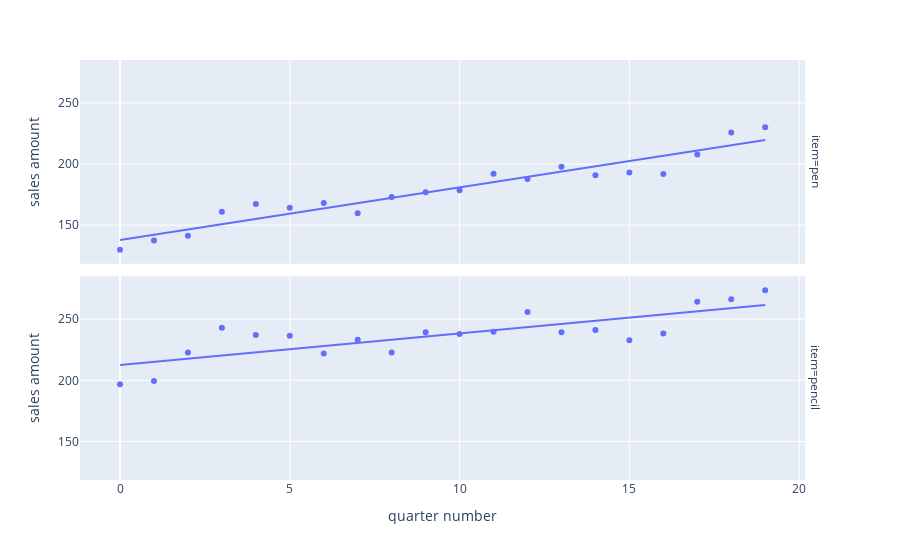

Notebook code cell kept with this figure:
### Code cell
# facet_row - разделение на subplots 
fig1 = px.scatter(sales_df1, x = sales_df1.index, y = 'sales amount', facet_row = 'item', trendline = 'ols')
fig1.show()

### Figure 1 — Plotly figure (JSON) as saved in the notebook; plotly's stock layout.template omitted (floating-point values rounded to 4 significant figures)
{"data": [{"hovertemplate": "item=pen<br>quarter number=%{x}<br>sales amount=%{y}<extra></extra>", "legendgroup": "", "marker": {"color": "#636efa", "symbol": "circle"}, "mode": "markers", "name": "", "orientation": "v", "showlegend": false, "type": "scatter", "x": [0, 1, 2, 3, 4, 5, 6, 7, 8, 9, 10, 11, 12, 13, 14, 15, 16, 17, 18, 19], "xaxis": "x2", "y": [129.9, 137.4, 141.4, 161.1, 167.3, 164.3, 168.2, 159.8, 173.1, 176.9, 178.6, 192.1, 187.8, 197.8, 190.9, 193.1, 191.8, 207.7, 225.7, 230.1], "yaxis": "y2"}, {"hovertemplate": "<b>OLS trendline</b><br>sales amount = 4.30681 * quarter number + 137.834<br>R<sup>2</sup>=0.915388<br><br>item=pen<br>quarter number=%{x}<br>sales amount=%{y} <b>(trend)</b><extra></extra>", "legendgroup": "", "marker": {"color": "#636efa", "symbol": "circle"}, "mode": "lines", "name": "", "showlegend": false, "type": "scatter", "x": [0, 1, 2, 3, 4, 5, 6, 7, 8, 9, 10, 11, 12, 13, 14, 15, 16, 17, 18, 19], "xaxis": "x2", "y": [137.8, 142.1, 146.4, 150.8, 155.1, 159.4, 163.7, 168.0, 172.3, 176.6, 180.9, 185.2, 189.5, 193.8, 198.1, 202.4, 206.7, 211.1, 215.4, 219.7], "yaxis": "y2"}, {"hovertemplate": "item=pencil<br>quarter number=%{x}<br>sales amount=%{y}<extra></extra>", "legendgroup": "", "marker": {"color": "#636efa", "symbol": "circle"}, "mode": "markers", "name": "", "orientation": "v", "showlegend": false, "type": "scatter", "x": [0, 1, 2, 3, 4, 5, 6, 7, 8, 9, 10, 11, 12, 13, 14, 15, 16, 17, 18, 19], "xaxis": "x", "y": [196.7, 199.4, 222.6, 242.9, 237.0, 236.4, 222.0, 233.1, 222.8, 239.2, 237.8, 239.6, 255.9, 239.3, 241.2, 232.8, 238.3, 264.1, 266.2, 273.6], "yaxis": "y"}, {"hovertemplate": "<b>OLS trendline</b><br>sales amount = 2.58741 * quarter number + 212.466<br>R<sup>2</sup>=0.630035<br><br>item=pencil<br>quarter number=%{x}<br>sales amount=%{y} <b>(trend)</b><extra></extra>", "legendgroup": "", "marker": {"color": "#636efa", "symbol": "circle"}, "mode": "lines", "name": "", "showlegend": false, "type": "scatter", "x": [0, 1, 2, 3, 4, 5, 6, 7, 8, 9, 10, 11, 12, 13, 14, 15, 16, 17, 18, 19], "xaxis": "x", "y": [212.5, 215.1, 217.6, 220.2, 222.8, 225.4, 228.0, 230.6, 233.2, 235.8, 238.3, 240.9, 243.5, 246.1, 248.7, 251.3, 253.9, 256.5, 259.0, 261.6], "yaxis": "y"}], "layout": {"annotations": [{"font": {}, "showarrow": false, "text": "item=pencil", "textangle": 90, "x": 0.98, "xanchor": "left", "xref": "paper", "y": 0.2425, "yanchor": "middle", "yref": "paper"}, {"font": {}, "showarrow": false, "text": "item=pen", "textangle": 90, "x": 0.98, "xanchor": "left", "xref": "paper", "y": 0.7575, "yanchor": "middle", "yref": "paper"}], "legend": {"tracegroupgap": 0}, "margin": {"t": 60}, "xaxis": {"anchor": "y", "domain": [0, 0.98], "title": {"text": "quarter number"}}, "xaxis2": {"anchor": "y2", "domain": [0, 0.98], "matches": "x", "showticklabels": false}, "yaxis": {"anchor": "x", "domain": [0, 0.485], "title": {"text": "sales amount"}}, "yaxis2": {"anchor": "x2", "domain": [0.515, 1], "matches": "y", "title": {"text": "sales amount"}}}}
